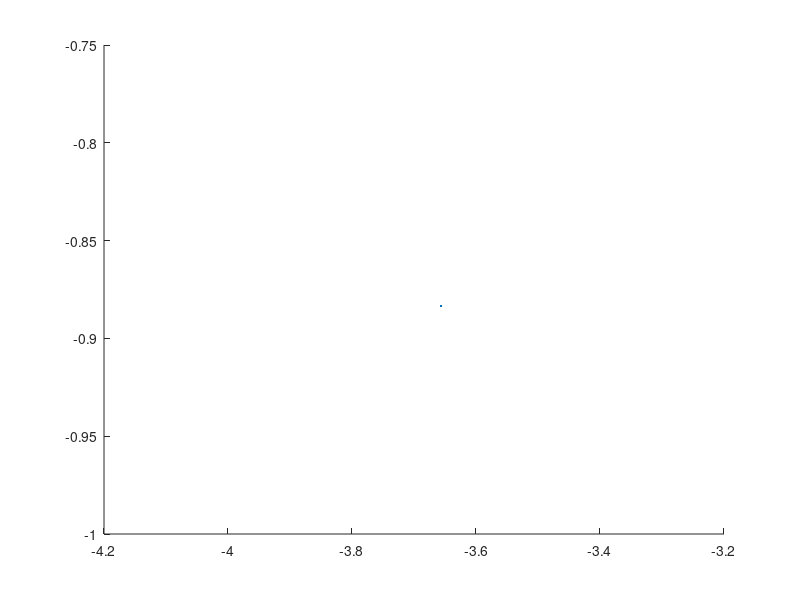

Reproduce this figure in MATLAB. (Note: this script raises an error after producing the figure.)
rng(1);

x = 10 * rand(1,1000) - 5;
y = 10 * rand(1,1000) - 5;

b = [];
h = [];
c = [];
m = [];

i = 1;
n = length(x);

p03 = figure;
hold on;

while(i <= n)
d = sqrt(x(i)^2 + y(i)^2);
% p03a data
if d <= 1.0
b = b + i;
p = plot(x(i),y(i));
p.Marker = 'o';
p.MarkerFaceColor = [ 1 0 0 ];
p.MarkerEdgeColor = [ 0 0 0 ];

% p03b data
elseif d <= 2.0
h = h + i;
p = plot(x(i),y(i));
p.Marker = 'o';
p.MarkerFaceColor = [ 0 1 0 ];
p.MarkerEdgeColor = [ 0 0 0 ];

% p03c data
elseif d <= 3.0
c = c + i;
p = plot(x(i),y(i));
p.Marker = 'o';
p.MarkerFaceColor = [ 0 0 1 ];
p.MarkerEdgeColor = [ 0 0 0 ];

% p03d data
else
m = m + i;
p = plot(x(i),y(i));
p.Marker = 'o';
p.MarkerFaceColor = [ 1 1 0 ];
p.MarkerEdgeColor = [ 0 0 0 ];

end
i = i + 1;
end

% target circles
r1 = 1;
x0 = 0;
y0 = 0;
theta = linspace(0,2*pi,100);
plot(x0 + r1*cos(theta),y0 + r1*sin(theta),'-r')

r2 = 2;
x0 = 0;
y0 = 0;
theta = linspace(0,2*pi,100);
plot(x0 + r2*cos(theta),y0 + r2*sin(theta),'-g')

r3 = 3;
x0 = 0;
y0 = 0;
theta = linspace(0,2*pi,100);
plot(x0 + r3*cos(theta),y0 + r3*sin(theta),'-b')

% axis
ax = gca;
ax.DataAspectRatio = [1 1 1];
ax.XLim = [ -5 5 ];
ax.YLim = [ -5 5 ];
ax.XTick = -5:1:5;
ax.YTick = -5:1:5;
t = text;
t.Position = [ -2 4 0 ];
t.String = 'Target Practice';
t.FontSize = 16;
t.FontWeight = 'bold';

% How to solve the following?
% legend = ?
% p03a = ?
% p03b = ?
% p03c = ?
% p03d = ?